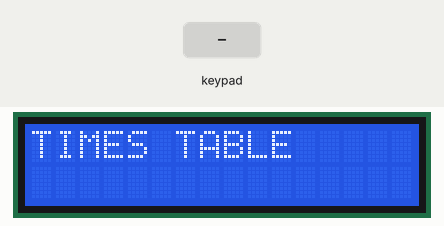
This sketch was run on a simulated ESP32. On the bench: 16×2 character LCD. The test bench sets the inputs (shaded band).

Above: at 0.1 s.
At 3.2 s:
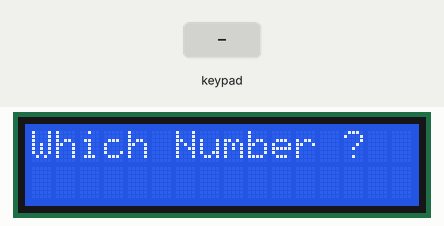
3.3 s: key 'E' pressed
At 4.1 s:
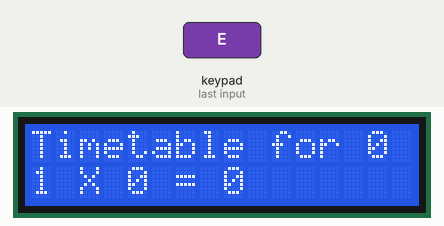
Timing chart, 0 to 6.3 s (numbered marks = the images above; inputs shaded):
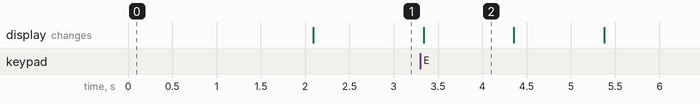

The sketch:

TimesTable.ino
```cpp
/*************************************************************
 *                    LEARNING THE TIMES TABLE
 *                    ========================
 *
 * In this project a 4x4 keypad is connected to the ESP32 Devkitc
 * boars. In addition, an I2C LCD is connected as in the previous
 * project. This project displays the times table for a chosen
 * number. Each output is displayed for one second.
 *
 * The keypad is configured as follows (NU keys are not used):
 *
 * 1  2  3  4
 * 5  6  7  8
 * 9  0  NU ENTER
 * NU NU NU NU
 *
 *
 * File:   TimesTable
 * Date:   July 2017
 * Author: Dogan Ibrahim
 *************************************************************/
#include "Keypad.h"                         // Include Keypad library
#include <Wire.h>                           // Include I2C library
#include <LiquidCrystal_I2C.h>
//
// Keypad non-numeric keys
//
#define Enter 'E'

//
// Set the LCD address to 0x27 and the configuration to 16 chars
// by 2 rows display
//
LiquidCrystal_I2C lcd(0x27, 16, 2);

//
// Define Keypad parameters
//
const byte Rows = 4;                        // Number of rows
const byte Cols = 4;                        // Number of columns
//
// Define the keymap on the keypad
//
char keys[Rows][Cols] =
{
  {'1', '2', '3', '4'},
  {'5', '6', '7', '8'},
  {'9', '0', ' ', 'E'},
  {' ', ' ', ' ', ' '}
  };
//
// Define the Keypad connections for the rows and columns
//
byte rowPins[Rows] = {17, 16, 4, 0};             // Rows 1 to 4
byte colPins[Cols] = {5, 18, 19, 23};            // Cols 1 to 4
//
// Initialize the Keypad library with the row and columns defs.
// Here, we have to specify the key map name (keys), row pin
// assignments to GPIO ports (rowPins), and the column pin
// assignments to GPIO ports (colPins)
//
Keypad kpd=Keypad(makeKeymap(keys),rowPins,colPins,Rows,Cols);

int Res, MyChoice, NewTable = 1;
char MyKey;

//
// Initialize the I2C LCD, turn ON backlight, clear LCD, display
// heading (TIMES TABLE) for 2 seconds
//
void setup()
{
   lcd.begin();
   lcd.backlight();
   lcd.clear();
   lcd.print("TIMES TABLE");                    // Display heading
   delay(2000);                                 // Wait 2 seconds
}

//
// Inside the main program, read the number whose times table is
// required and then display the times table for this number
//
void loop()
{
  if(NewTable == 1)                             // If new table
  {
     lcd.clear();
     lcd.print("Which Number ?");               // No for the table
     NewTable = 0;
  }

   MyKey = 0;
   MyChoice = 0;

   lcd.setCursor(0,1);                          // Col 0, row 1
   while(1)
   {
     do
        MyKey = kpd.getKey();
     while(!MyKey);                             // Wait until key pressed
     if(MyKey == Enter)break;                   // ENTER key
     lcd.print(MyKey);                          // Echo the key
     MyChoice = 10*MyChoice + MyKey - '0';      // Entered number so far
   }

   lcd.clear();
   lcd.print("Timetable for ");                 // Display heading
   lcd.print(MyChoice,10);                      // Display no
   for(int i = 1; i <=12; i++)                  // Do for 1 to 12
   {
      lcd.setCursor(0, 1);                      // Goto col0, row 1
      lcd.print("          ");
      lcd.setCursor(0,1);
      Res = i * MyChoice;                       // Calculate the result
      lcd.print(i,DEC);                         // Display the times table
      lcd.print(" X ");
      lcd.print(MyChoice, 10);
      lcd.print(" = ");
      lcd.print(Res, 10);
      delay(1000);                               // Wait 1 second
   }
   lcd.clear();
   NewTable = 1;                                 // Set new table flag
}
```

Measured:
- after the input at 3.3 s, the display: changes at once (image 2)
- what the display in image 2 shows lasts 1.1 s, from 3.3 s to 4.4 s
